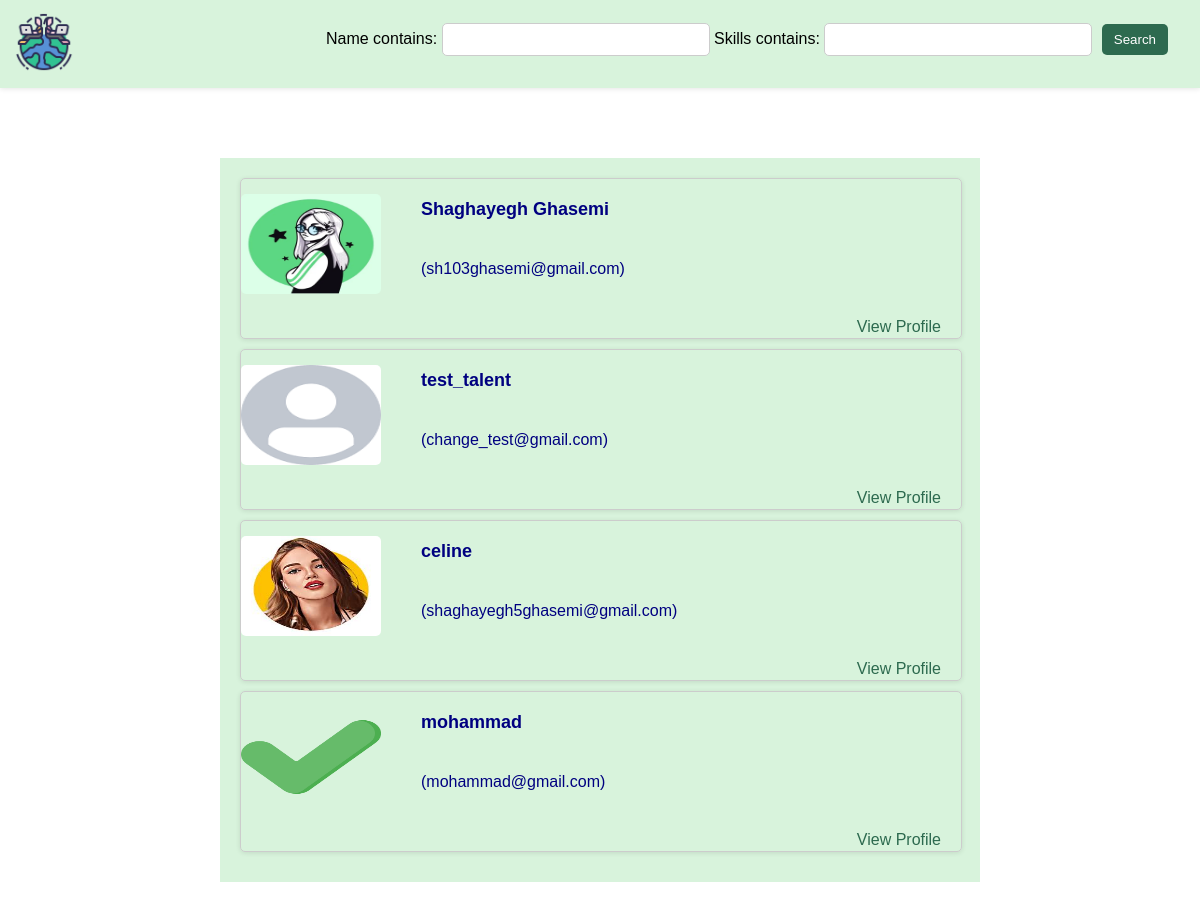
The page /freelancers/ (signed in) on the database its author committed.
### jobs/models.py (models this page shows, shortened)
class Freelancer(models.Model):
    owner = models.OneToOneField(User, on_delete=models.CASCADE) # delete the profile if the user deletes his/her account
    name = models.CharField(max_length=50)
    profile_pic = models.ImageField(upload_to="profiles/", blank=True)
    joinedDate = models.DateTimeField(default=timezone.now)
    skills = models.TextField(blank=True, null=True)
    about = models.TextField(blank=True, null=True)

### accounts/models.py (models this page shows, shortened)
class CustomUser(AbstractUser):
    def get_freelancer(self):
        if(hasattr(self, 'freelancer')):
            return self.freelancer
        return None

### jobs/views.py (the view, shortened to what this page needs)
# urls.py: path('freelancers/', FreelancerListViews, name='freelancers-list'),
def FreelancerListViews(request):
    if request.user.is_authenticated:
        if request.user.get_freelancer():
            freelancers = Freelancer.objects.all()
    myFilter = FreelancerFilter(request.GET, queryset=freelancers)
    freelancers = myFilter.qs
    context = {
        'object_list': freelancers,
        'myFilter': myFilter
    }
    return render(request, 'jobs/freelancer_list.html', context)

### jobs/templates/jobs/freelancer_list.html (shortened to what this page needs)
{% load static %}
<!DOCTYPE html>
<html>
  <head>
  </head>
  <body>
  <header>
      <div class="logo" >
        <a href="{% url 'home' %}"><img src="{% static 'jobs/media/logo.png' %}" alt="My Logo"></a>
      </div>
      <form class="search-form" method="get">
          {{myFilter.form}}
          <button type="submit">Search</button>
      </form>
  </header>
  <ul>
    {% for user in object_list %}
    <li style="width: 100%; box-shadow: 0px 1px 5px rgba(0, 0, 0, 0.1);">
        {% if user.profile_pic %}
        <img src="{{ user.profile_pic.url }}" alt="Profile Picture" class="ImageThumbnail-image">
        {% else %}
        <img src="{% static 'jobs/media/profile_pic.png' %}" alt="Profile Picture" class="ImageThumbnail-image">
        {% endif %}
        <div class="infor"><strong>{{ user.name }}</strong></div>
        <div class="infor">({{ user.owner.email }})</div>
        <div class="infor"><a href="{% url 'view-freelancer-profile' user.id %}" class="profile" style="float: right;">View Profile</a></div>
    </li>
    {% endfor %}
  </ul>
  </body>
</html>

### jobs/templates/jobs/freelancer_list.html (style rules this page uses)
body { font-family: Arial, sans-serif; margin: 0; padding: 0; background-color: white; }
header { display: flex; justify-content: space-between; align-items: center; padding: 1%; background-color: #d8f3dc; box-shadow: 0px 1px 5px rgba(0, 0, 0, 0.1); height: 10%; }
.search-form { float: right; display: inline-block; margin-right: 20px; margin-top: 10px; }
.logo img { height: 60px; padding-left: 4%; }
form { margin: 20px 0; text-align: center; }
input[type="text"] { padding: 8px; border-radius: 5px; border: 1px solid #ccc; width: 250px; }
button[type="submit"] { padding: 8px 12px; border-radius: 5px; border: none; background-color: #2d6a4f; color: white; cursor: pointer; margin-left: 5px; }
ul { list-style: none; margin: auto; background-color: #d8f3dc; color: navy; margin-top: 70px; padding: 20px; width: 60%; }
li { border: 1px solid #ccc; border-radius: 5px; margin-bottom: 10px; }
li strong { font-size: 18px; }
.profile { margin-bottom: 100px; }
.infor { padding: 20px; margin-left: 160px; }
li a { color: #2d6a4f; text-decoration: none; }
.ImageThumbnail-image { margin-top: 15px; float: left; border-radius: inherit; display: block; overflow: hidden; height: 100px; width: 140px; }

### rows shown on the page
Freelancer: profile_pic (picture), name "Shaghayegh Ghasemi", owner.email "sh103ghasemi@gmail.com"
Freelancer: name "test_talent", owner.email "change_test@gmail.com"
Freelancer: profile_pic (picture), name "celine", owner.email "shaghayegh5ghasemi@gmail.com"
Freelancer: profile_pic (picture), name "mohammad", owner.email "mohammad@gmail.com"
